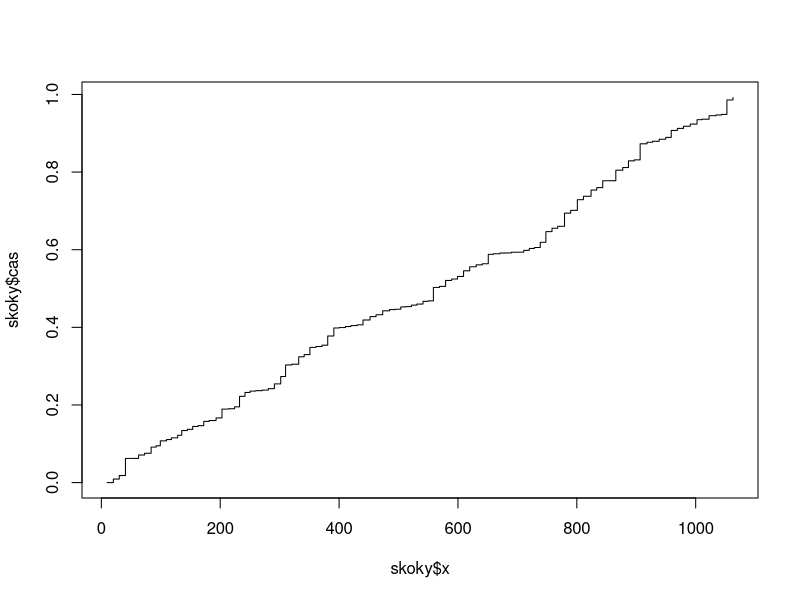

Write R code to recreate this figure.
### Cviceni 12

### mu - stradni hodnota skoku
### sigma - smerodatna odchylka skoku
### lambda - prumerny pocet skoku

simulateSkoky <- function(mu = 10, sigma = 1, lambda = 100, to = 1){

  t = 0
  repeat{
    t <- c(t, rexp(n = 1, rate = lambda))        ### nasimulujeme doby, kdy dojde ke skokum
    if(sum(t) > to){                             ### tato funkce skonci, kdy uz t je vice nez 1
      t <- head(t, -1)                           ### a proto posledni element smazeme
      break
    }
  }
  
 ln <- length(t)                                 ### pocet skoku

 Jvek <- rnorm(n = ln, mean = mu, sd = sigma)    ### skoky
 
 x <- rep(0, ln)                                 ### nasimulujeme hodnoty x
 for(i in 1:ln){
   x[i] <- sum(Jvek[1:i])
 }
 
 res <- data.frame(cas = cumsum(t), skok = Jvek, x = x)
 
 return(res)
}


skoky <- simulateSkoky()
plot(skoky$x, skoky$cas, type = 's')

